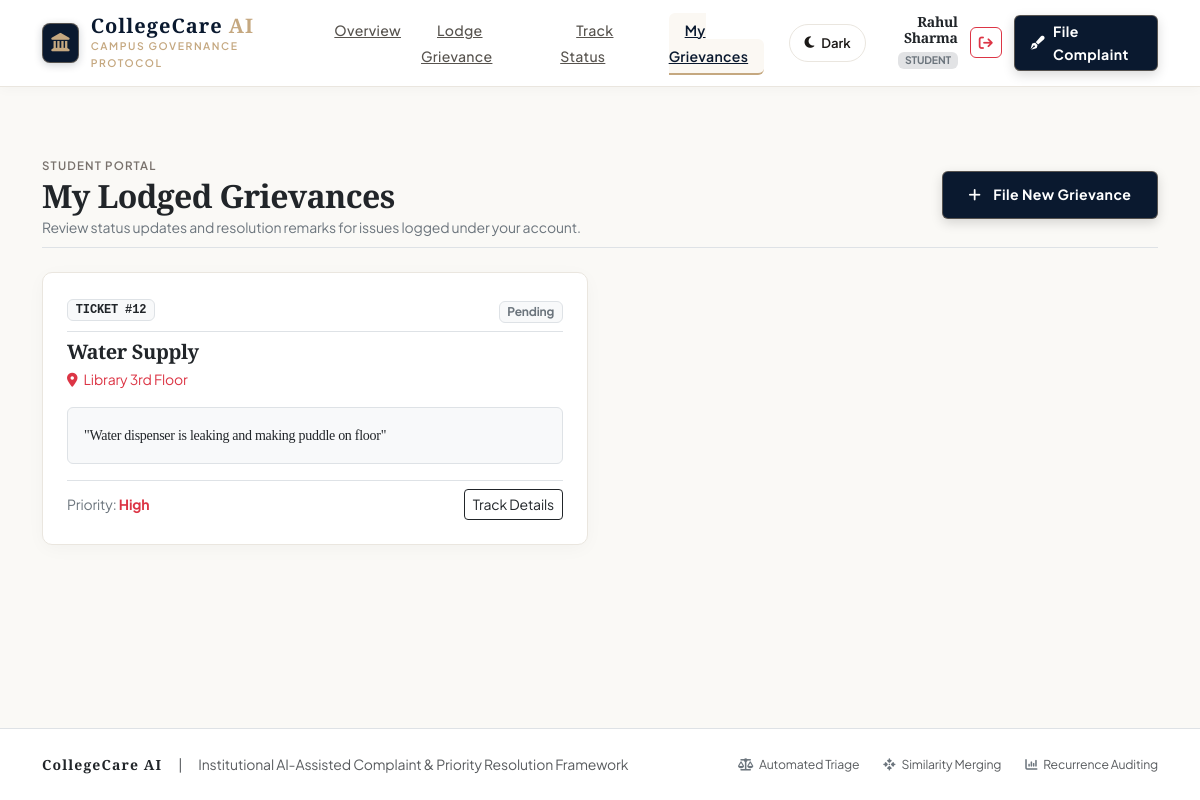
The app's page /my_complaints (signed in) with its own data.
### tables this page shows
CREATE TABLE complaints (
                id INTEGER PRIMARY KEY AUTOINCREMENT,
                name TEXT NOT NULL,
                category TEXT NOT NULL,
                description TEXT NOT NULL,
                status TEXT DEFAULT 'Pending'
            , priority TEXT NOT NULL DEFAULT 'Medium', location TEXT NOT NULL DEFAULT 'Campus', image_path TEXT, department TEXT, is_recurring INTEGER DEFAULT 0, parent_id INTEGER, related_count INTEGER DEFAULT 1, priority_reason TEXT, admin_remarks TEXT, created_at TEXT, user_id INTEGER);

### app.py (the view)
@app.route("/my_complaints")
@login_required
def my_complaints():
    user_name = session.get("full_name", "")
    with get_db_connection() as conn:
        rows = conn.execute(
            "SELECT * FROM complaints WHERE LOWER(name) LIKE ? ORDER BY id DESC",
            (f"%{user_name.lower()}%",)
        ).fetchall()
        complaints = [dict(r) for r in rows]
    return render_template("my_complaints.html", complaints=complaints)

### app.py (called while the page is built)
def get_db_connection():
    conn = sqlite3.connect(DB_PATH)
    conn.row_factory = sqlite3.Row
    return conn

def login_required(f):
    @wraps(f)
    def decorated_function(*args, **kwargs):
        if 'user_id' not in session:
            flash("Please sign in or register to submit a complaint. Guests can only view existing complaints.", "warning")
            return redirect(url_for('login', next=request.path))
        return f(*args, **kwargs)
    return decorated_function

### templates/my_complaints.html (shortened to what this page needs)
{% extends 'base.html' %}
{% block content %}
<div class="container py-5">
    <div class="d-flex flex-wrap justify-content-between align-items-center mb-4 pb-2 border-bottom gap-3">
        <div>
            <span class="stat-caption">Student Portal</span>
            <h2 class="fw-bold font-serif text-dark mb-0">My Lodged Grievances</h2>
            <p class="text-secondary small mb-0">Review status updates and resolution remarks for issues logged under your account.</p>
        </div>
        <a href="/complaint" class="btn-classy-primary text-decoration-none">
            <i class="fa-solid fa-plus me-1"></i> File New Grievance
        </a>
    </div>
    {% if complaints %}
    <div class="row g-4">
        {% for c in complaints %}
        <div class="col-md-6">
            <div class="card-classy p-4 bg-white h-100">
                <div class="d-flex justify-content-between align-items-center mb-2 pb-2 border-bottom">
                    <span class="badge bg-light text-dark border font-monospace">TICKET #{{ c['id'] }}</span>
                    <div>
                        {% if c['status'] == 'Resolved' %}
                        <span class="badge-classy-resolved">Resolved</span>
                        {% elif c['status'] == 'In Progress' %}
                        <span class="badge-classy-medium">In Progress</span>
                        {% else %}
                        <span class="badge bg-light text-secondary border">Pending</span>
                        {% endif %}
                    </div>
                </div>
                <h5 class="fw-bold font-serif text-dark mb-1">{{ c['category'] }}</h5>
                <div class="text-danger small mb-3">
                    <i class="fa-solid fa-location-dot me-1"></i> {{ c['location'] }}
                </div>
                <div class="bg-light p-3 rounded small mb-3 border">
                    <p class="mb-0 text-dark font-serif">"{{ c['description'] }}"</p>
                </div>
                <div class="d-flex justify-content-between align-items-center small text-secondary mt-auto pt-2 border-top">
                    <div>
                        Priority:
                        {% if c['priority'] == 'High' %}
                        <strong class="text-danger">High</strong>
                        {% elif c['priority'] == 'Medium' %}
                        <strong class="text-warning-emphasis">Medium</strong>
                        {% else %}
                        <strong class="text-primary">Low</strong>
                        {% endif %}
                    </div>
                    <a href="/track?id={{ c['id'] }}" class="btn btn-sm btn-outline-dark">
                        Track Details
                    </a>
                </div>
            </div>
        </div>
        {% endfor %}
    </div>
    {% endif %}
</div>
{% endblock %}

### templates/base.html (shortened to what this page needs)
<!DOCTYPE html>
<html lang="en">
<head>
    <link href="https://cdn.jsdelivr.net/npm/bootstrap@5.3.2/dist/css/bootstrap.min.css" rel="stylesheet">
    <link rel="stylesheet" href="https://cdnjs.cloudflare.com/ajax/libs/font-awesome/6.4.2/css/all.min.css">
    <link rel="stylesheet" href="{{ url_for('static', filename='css/style.css') }}">
</head>
<body>
    <nav class="navbar navbar-expand-lg navbar-classy sticky-top">
        <div class="container">
            <a class="navbar-brand-classy" href="/">
                <div class="crest-badge">
                    <i class="fa-solid fa-landmark"></i>
                </div>
                <div>
                    <div class="brand-title">CollegeCare <span style="color: var(--champagne);">AI</span></div>
                    <span class="brand-subtitle">Campus Governance Protocol</span>
                </div>
            </a>
            <div class="collapse navbar-collapse" id="navbarContent">
                <ul class="navbar-nav me-auto mb-2 mb-lg-0 ms-lg-4 gap-1">
                    <li class="nav-item">
                        <a class="nav-link-classy {% if request.path == '/' %}active{% endif %}" href="/">
                            Overview
                        </a>
                    </li>
                    <li class="nav-item">
                        <a class="nav-link-classy {% if request.path == '/complaint' %}active{% endif %}" href="/complaint">
                            Lodge Grievance
                        </a>
                    </li>
                    <li class="nav-item">
                        <a class="nav-link-classy {% if request.path == '/track' %}active{% endif %}" href="/track">
                            Track Status
                        </a>
                    </li>
                    {% if session.get('user_id') and session.get('role') == 'admin' %}
                    <li class="nav-item">
                        <a class="nav-link-classy {% if request.path == '/admin' %}active{% endif %}" href="/admin">
                            <i class="fa-solid fa-shield-halved text-primary me-1"></i> Admin Board
                        </a>
                    </li>
                    {% elif session.get('user_id') %}
                    <li class="nav-item">
                        <a class="nav-link-classy {% if request.path == '/my_complaints' %}active{% endif %}" href="/my_complaints">
                            My Grievances
                        </a>
                    </li>
                    {% endif %}
                </ul>
                <div class="d-flex align-items-center gap-2">
                    <button id="themeToggleBtn" class="theme-toggle-btn me-1" onclick="toggleTheme()" title="Switch Light/Dark Theme">
                        <i id="themeIcon" class="fa-solid fa-moon"></i>
                        <span id="themeLabel" class="d-none d-sm-inline">Dark</span>
                    </button>
                    {% if session.get('user_id') %}
                    <div class="d-flex align-items-center gap-2">
                        <div class="d-none d-md-block text-end pe-1">
                            <div class="small fw-bold text-dark font-serif" style="line-height: 1.1;">{{ session.get('full_name', session.get('username')) }}</div>
                            <span class="badge {% if session.get('role') == 'admin' %}bg-dark text-white{% else %}bg-secondary-subtle text-secondary{% endif %}" style="font-size: 0.65rem; text-transform: uppercase;">
                                {{ session.get('role') }}
                            </span>
                        </div>
                        <a href="/logout" class="btn btn-sm btn-outline-danger rounded px-2 py-1" title="Sign Out">
                            <i class="fa-solid fa-arrow-right-from-bracket"></i>
                        </a>
                    </div>
                    {% else %}
                    <a href="/login" class="btn btn-sm btn-outline-dark rounded px-3 py-1 fw-semibold">
                        <i class="fa-solid fa-user-lock me-1"></i>
                        <span>Sign In</span>
                    </a>
                    {% endif %}
                    <a href="/complaint" class="btn-classy-primary text-decoration-none py-1 px-3 ms-1 d-none d-sm-inline-flex">
                        <i class="fa-solid fa-pen-fancy"></i>
                        <span>File Complaint</span>
                    </a>
                </div>
            </div>
        </div>
    </nav>
    <main class="main-content">
        {% block content %}{% endblock %}
    </main>
    <footer class="bg-white border-top py-4 mt-5">
        <div class="container d-flex flex-wrap justify-content-between align-items-center gap-3 small text-secondary">
            <div class="d-flex align-items-center gap-3">
                <span class="font-crest fw-bold text-dark">CollegeCare AI</span>
                <span class="text-muted">|</span>
                <span class="text-muted">Institutional AI-Assisted Complaint & Priority Resolution Framework</span>
            </div>
            <div class="d-flex gap-4 small text-muted">
                <span><i class="fa-solid fa-scale-balanced me-1 text-secondary"></i> Automated Triage</span>
                <span><i class="fa-solid fa-arrows-to-dot me-1 text-secondary"></i> Similarity Merging</span>
                <span><i class="fa-solid fa-chart-column me-1 text-secondary"></i> Recurrence Auditing</span>
            </div>
        </div>
    </footer>
</body>
</html>

### static/css/style.css (style rules this page uses)
:root { --font-serif: 'Playfair Display', Georgia, serif; --font-sans: 'Plus Jakarta Sans', -apple-system, BlinkMacSystemFont, sans-serif; --font-crest: 'Cinzel', serif; --font-mono: 'JetBrains Mono', monospace; --oxford-navy: #0A192F; --midnight-slate: #1E293B; --heritage-gold: #B8860B; --champagne: #C5A880; --champagne-light: #FBF8F3; --champagne-border: #E8DFD0; --bg-page: #FAF9F6; --card-bg: #FFFFFF; --card-border: #EAE6DF; --card-inner-bg: #F8F9FA; --navbar-bg: #FFFFFF; --navbar-border: #EAE6DF; --text-primary: #1C1917; --text-secondary: #57534E; --text-muted: #78716C; --input-bg: #FFFFFF; --input-border: #EAE6DF; --input-text: #1C1917; --table-header-bg: #FBF9F6; --table-hover-bg: #FCFBF9; --table-border: #F1EFEA; --status-urgent: #991B1B; --status-urgent-bg: #FEF2F2; --status-urgent-border: #FECACA; --status-medium: #854D0E; --status-medium-bg: #FEFCE8; --status-medium-border: #FEF08A; --status-low: #1E3A8A; --status-low-bg: #EFF6FF; --status-low-border: #BFDBFE; --status-resolved: #14532D; --status-resolved-bg: #F0FDF4; --status-resolved-border: #BBF7D0; --btn-primary-bg: #0A192F; --btn-primary-text: #FFFFFF; --btn-outline-bg: #FFFFFF; --btn-outline-border: #EAE6DF; --btn-outline-text: #0A192F; --shadow-soft: 0 4px 20px -2px rgba(28, 25, 23, 0.04); --shadow-elevated: 0 12px 32px -4px rgba(28, 25, 23, 0.07); --shadow-gold: 0 6px 20px -4px rgba(184, 134, 11, 0.2); }
body { background-color: var(--bg-page); font-family: var(--font-sans); color: var(--text-primary); line-height: 1.65; letter-spacing: -0.01em; min-height: 100vh; display: flex; flex-direction: column; -webkit-font-smoothing: antialiased; transition: background-color 0.3s ease, color 0.3s ease; }
.main-content { flex: 1; }
h1, h2, h3, h4, .font-serif { font-family: var(--font-serif); letter-spacing: -0.02em; color: var(--oxford-navy); }
.font-crest { font-family: var(--font-crest); letter-spacing: 0.08em; }
.navbar-classy { background: var(--navbar-bg); border-bottom: 1px solid var(--navbar-border); padding: 0.9rem 0; box-shadow: 0 2px 12px rgba(0, 0, 0, 0.03); transition: all 0.3s ease; }
.navbar-brand-classy { display: inline-flex; align-items: center; gap: 12px; text-decoration: none; color: var(--oxford-navy) !important; }
.crest-badge { width: 40px; height: 40px; border-radius: 8px; background: #0A192F; color: var(--champagne); display: flex; align-items: center; justify-content: center; font-size: 1.15rem; border: 1px solid rgba(197, 168, 128, 0.4); box-shadow: 0 2px 8px rgba(10, 25, 47, 0.2); }
.brand-title { font-family: var(--font-crest); font-size: 1.25rem; font-weight: 700; letter-spacing: 0.05em; color: var(--oxford-navy); line-height: 1.1; }
.brand-subtitle { font-size: 0.65rem; text-transform: uppercase; letter-spacing: 0.15em; color: var(--champagne); font-weight: 600; display: block; }
.nav-link-classy { font-size: 0.88rem; font-weight: 500; color: var(--text-secondary) !important; padding: 0.5rem 1rem !important; border-radius: 6px; transition: all 0.2s ease; letter-spacing: 0.02em; }
.nav-link-classy.active { color: var(--oxford-navy) !important; font-weight: 600; background: var(--champagne-light); border-bottom: 2px solid var(--champagne); }
.theme-toggle-btn { background: var(--btn-outline-bg); border: 1px solid var(--card-border); color: var(--text-primary); padding: 0.45rem 0.9rem; border-radius: 20px; font-size: 0.82rem; font-weight: 600; display: inline-flex; align-items: center; gap: 7px; cursor: pointer; transition: all 0.2s ease; }
.btn-classy-primary { background: var(--btn-primary-bg); color: var(--btn-primary-text) !important; font-size: 0.88rem; font-weight: 700; letter-spacing: 0.03em; padding: 0.7rem 1.6rem; border-radius: 6px; border: 1px solid rgba(197, 168, 128, 0.4); transition: all 0.25s ease; display: inline-flex; align-items: center; justify-content: center; gap: 8px; box-shadow: 0 4px 12px rgba(0, 0, 0, 0.15); }
.card-classy { background: var(--card-bg); border: 1px solid var(--card-border); border-radius: 10px; box-shadow: var(--shadow-soft); transition: box-shadow 0.25s ease, border-color 0.25s ease, background-color 0.3s ease; }
.stat-caption { font-size: 0.72rem; text-transform: uppercase; letter-spacing: 0.1em; font-weight: 600; color: var(--text-muted); }

### records on screen
complaints: get "Rahul Sharma", id "12", status "Pending", category "Water Supply", location "Library 3rd Floor", description "Water dispenser is leaking and making puddle on floor", priority "High"

### other values on screen
{{ session.get('role') }} "STUDENT"
